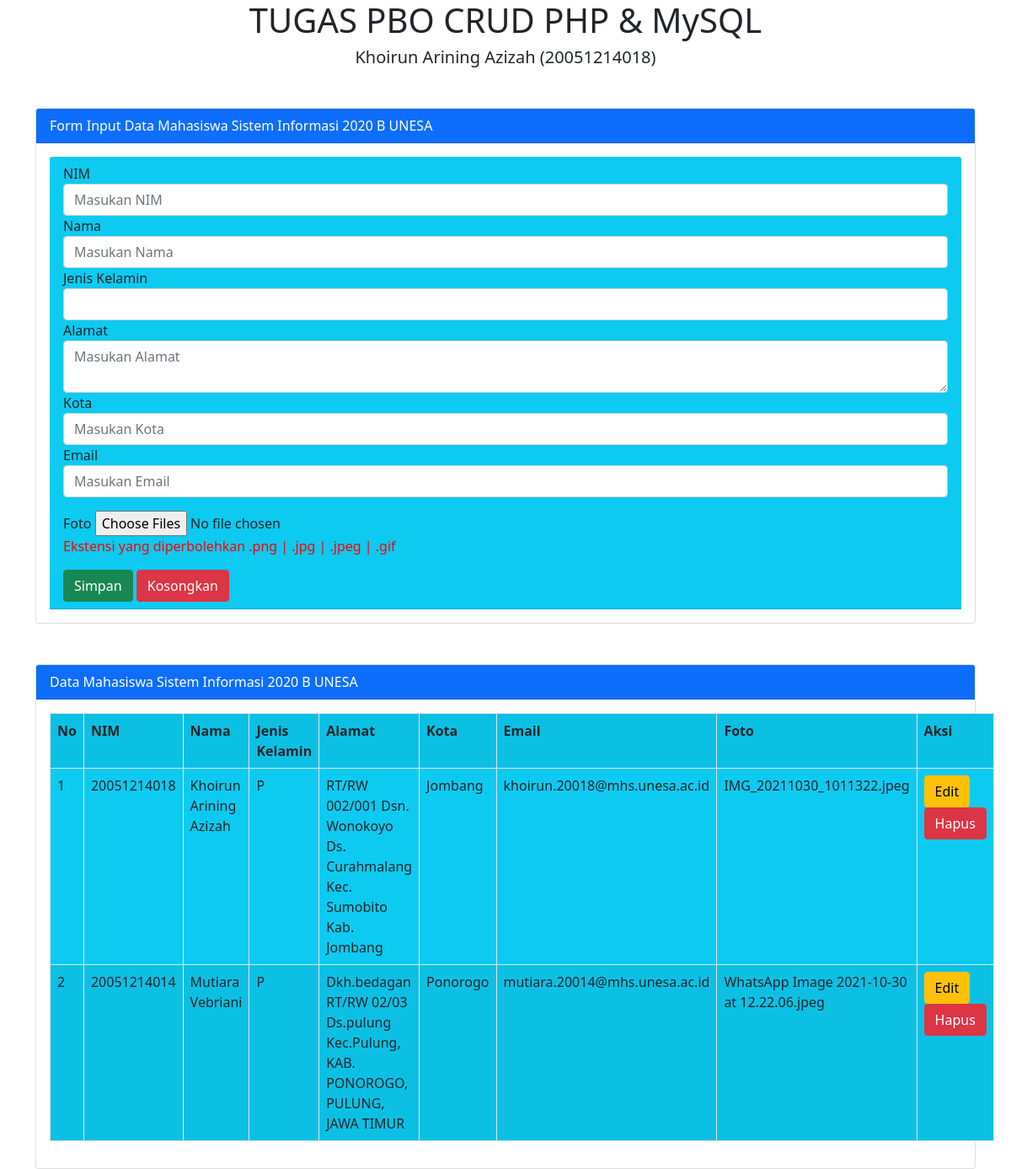
The page / on the database its author committed.
### tables this page shows
CREATE TABLE `tmhs` (
  `id` int(11) NOT NULL,
  `nim` char(11) NOT NULL,
  `namamhs` varchar(100) NOT NULL,
  `jk` enum('L','P') NOT NULL,
  `alamat` varchar(100) NOT NULL,
  `kota` varchar(50) NOT NULL,
  `email` varchar(50) NOT NULL,
  `foto` varchar(50) NOT NULL
);

### index.php (the view, shortened to what this page needs)
<?php
include 'proses.php';
?>
<!DOCTYPE html>
<html>
<head>
	<link rel="stylesheet" type="text/css" href="css/bootstrap.min.css">
</head>
<body>
<div class="container">
	<H1 class="text-center"> TUGAS PBO CRUD PHP & MySQL </H1>
	<h5 class="text-center">Khoirun Arining Azizah (20051214018)</h5>
	<div class="card mt-5">
	  <div class="card-header bg-primary text-white">
	    Form Input Data Mahasiswa Sistem Informasi 2020 B UNESA
	  </div>
	  <div class="card-body">
	   <form method="post" action="" class="card-header bg-info" >
	   	<div class="form-group">
	   		<label>NIM</label>
	   		<input type="text" name="tnim" value="<?=@$vnim?>" class="form-control" placeholder="Masukan NIM" required="">
	   	</div>
	   	<div class="form-group">
	   		<label>Nama</label>
	   		<input type="text" name="tnama" value="<?=@$vnama?>" class="form-control" placeholder="Masukan Nama" required="">
	   	</div>
	   	<div class="form-group">
	   		<label>Jenis Kelamin</label>
	   		<select class="form-control" name="tjk">
	   		<option value="<?=@$vjk?>"><?=@$vjk?></option>
	   		<option value="L">Laki-Laki</option>
	   		</select>
	   	</div>
	   	<div class="form-group">
	   		<label>Alamat</label>
	   		<textarea type="text" name="talm" class="form-control" placeholder="Masukan Alamat" required=""><?=@$valm?></textarea>
	   	</div>
	   	<div class="form-group">
	   		<label>Kota</label>
	   		<input type="text" name="tkota" value="<?=@$vkot?>" class="form-control" placeholder="Masukan Kota" required="">
	   	</div>
	   		<div class="form-group" >
	   		<label>Email</label>
	   		<input type="text" name="tkeml" value="<?=@$veml?>" class="form-control" placeholder="Masukan Email" required="">
	   	</div>
	   	<div class="form-group">
	   		<label>Foto</label>
	   		<input type="file" name="tfoto" value="<?=@$vfoto?>" required="" multiple >
	   		<p style="color: red">Ekstensi yang diperbolehkan .png | .jpg | .jpeg | .gif</p>
	   	</div>
	   	<button type="Submit" class="btn btn-success" name="bsim" >Simpan</button>
	   	<button type="reset" class="btn btn-danger" name="bres">Kosongkan</button>
	   </form>
	  </div>
	</div>
	<div class="card mt-5">
	  <div class="card-header bg-primary text-white">
	    Data Mahasiswa Sistem Informasi 2020 B UNESA
	  </div>
	  <div class="card-body">
	   <table class="table table-bordered table-striped bg-info">
	   	<tr>
	   		<th>No</th>
	   		<th>NIM</th>
	   		<th>Nama</th>
	   		<th>Jenis Kelamin</th>
	   		<th>Alamat</th>
	   		<th>Kota</th>
	   		<th>Email</th>
	   		<th>Foto</th>
	   		<th>Aksi</th>
	   	</tr>
	   	<?php
	   		$no =1;
	   		$tampil = mysqli_query($koneksi, "SELECT * from tmhs order by id desc");
	   	while($data =mysqli_fetch_array ($tampil)) :
	   	?>
	   	<tr>
	   		<td><?=$no++?></td>
	   		<td><?=$data['nim']?></td>
	   		<td><?=$data['namamhs']?></td>
	   		<td><?=$data['jk']?></td>
	   		<td><?=$data['alamat']?></td>
	   		<td><?=$data['kota']?></td>
	   		<td><?=$data['email']?></td>
	   		<td><?=$data['foto']?></td>
	   		<td>
	   			<a href="index.php?hal=edit&id=<?=$data['id']?>" class="btn btn-warning"> Edit </a>
	   			<a href="index.php?hal=hapus&id=<?=$data['id']?>" onclick="return confirm('Apakah yakin ingin menghapus data ini?')" class="btn btn-danger"> Hapus </a>
	   		</td>
	   	</tr>
	   <?php endwhile;?>
	   </table>
	  </div>
	</div>
</div>
</body>
</html>

### rows shown on the page
tmhs: nim "20051214018", namamhs "Khoirun Arining Azizah", jk "P", alamat "RT/RW 002/001 Dsn. Wonokoyo Ds. Curahmalang Kec. Sumobito Kab. Jombang", kota "Jombang", email "khoirun.20018@mhs.unesa.ac.id", foto "IMG_20211030_1011322.jpeg"
tmhs: nim "20051214014", namamhs "Mutiara Vebriani", jk "P", alamat "Dkh.bedagan RT/RW 02/03 Ds.pulung Kec.Pulung, KAB. PONOROGO, PULUNG, JAWA TIMUR", kota "Ponorogo", email "mutiara.20014@mhs.unesa.ac.id", foto "WhatsApp Image 2021-10-30 at 12.22.06.jpeg"
